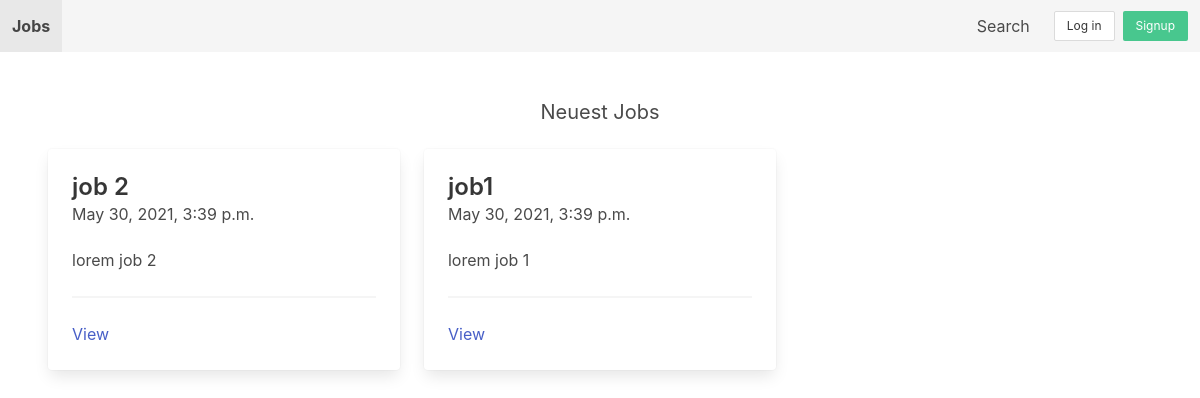
The page / on the database its author committed.
### apps/job/models.py (models this page shows, shortened)
class Job(models.Model):
    SIZE_1_9 = 'size_1-9'
    SIZE_10_49 = 'size_10-49'
    SIZE_50_99 = 'size_50-99'
    SIZE_100 = 'size_100'
    CHOICES_SIZE = (
        (SIZE_1_9, '1-9'),
        (SIZE_10_49, '10-49'),
        (SIZE_50_99, '50-99'),
        (SIZE_100, '100+')
    )
    ACTIVE = 'active'
    EMPLOYED = 'employed'
    ARCHIVED = 'archived'
    CHOICES_STATUS = (
        (ACTIVE, 'active'),
        (EMPLOYED, 'employed'),
        (ARCHIVED, 'archived')
    )
    title = models.CharField(max_length=255)
    short_description = models.TextField()
    long_description = models.TextField(blank=True, null=True)
    company_name = models.CharField(max_length=255)
    company_address = models.CharField(max_length=255, blank=True, null=True)
    company_zipcode = models.CharField(max_length=255, blank=True, null=True)
    company_place = models.CharField(max_length=255, blank=True, null=True)
    company_country = models.CharField(max_length=255, blank=True, null=True)
    company_size = models.CharField(max_length=20, choices=CHOICES_SIZE, default=SIZE_1_9)
    created_by = models.ForeignKey(User, related_name='jobs', on_delete=models.CASCADE)
    created_at = models.DateTimeField(auto_now_add=True)
    changed_at = models.DateTimeField(auto_now=True)
    status = models.CharField(max_length=20, choices=CHOICES_STATUS, default=ACTIVE)
    class Meta:
        ordering = ['-created_at']

### apps/core/views.py (the view)
# urls.py: path('', frontpage, name='frontpage'),
def frontpage(request):
    jobs = Job.objects.filter(status=Job.ACTIVE)[0:3]
    context = {
        'jobs': jobs
    }
    return render(request, "core/frontpage.html", context)

### apps/notification/context_processors.py (called while the page is built)
def notifications(request):
    if request.user.is_authenticated:
        return {'notifications': request.user.notifications.filter(is_read=False)}
    else:
        return {'notifications': []}

### apps/core/templates/core/frontpage.html
{% extends 'core/base.html' %}
{% block content %}
<h2 class="subtitle has-text-centered">Neuest Jobs</h2>
<div class="columns">
    {% for job in jobs %}
        <div class="column is-4">
            <div class="card">
                <div class="card-content">
                    <div class="media">
                        <div class="media-content">
                            <p class="title is-4">{{ job.title }}</p>
                            <p class="subtitle is-6">{{ job.created_at }}</p>
                        </div>
                    </div>
                    <div class="content">
                        {{ job.short_description }}
                        <hr>
                        <a href="{% url 'job_detail' job.id %}">View</a>
                    </div>
                </div>
            </div>
        </div>
    {% endfor %}
</div>
{% endblock %}

### rows shown on the page
Job: title "job 2", created_at "May 30, 2021, 3:39 p.m.", short_description "lorem job 2"
Job: title "job1", created_at "May 30, 2021, 3:39 p.m.", short_description "lorem job 1"
